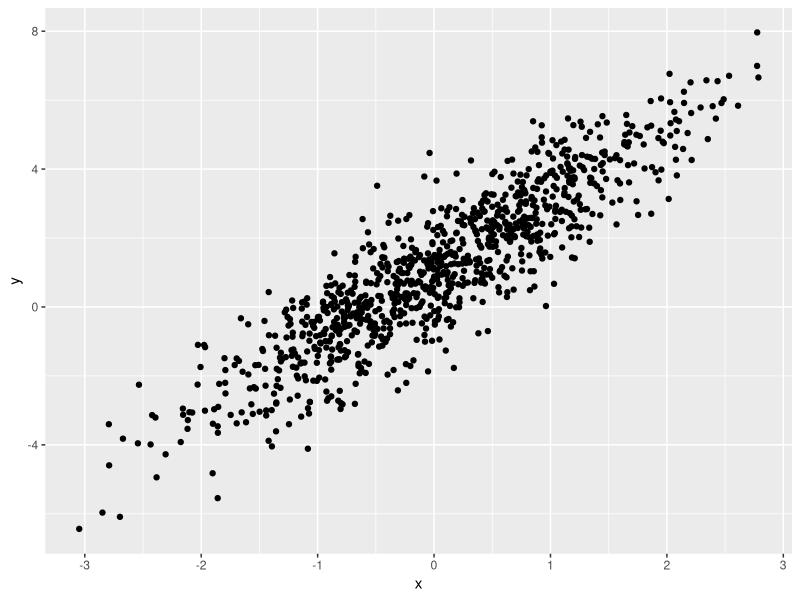

Here is the R script that generated this plot:
## ---- chunk 1
library(tidyverse)
## ---- chunk 2
samp = rnorm(100)
length(samp)
## ---- chunk 3
plot_df=
  tibble(
    x=rnorm(n=1000),
    y=1+2*x+rnorm(n=1000)
  )
ggplot(plot_df,aes(x=x,y=y))+geom_point()
